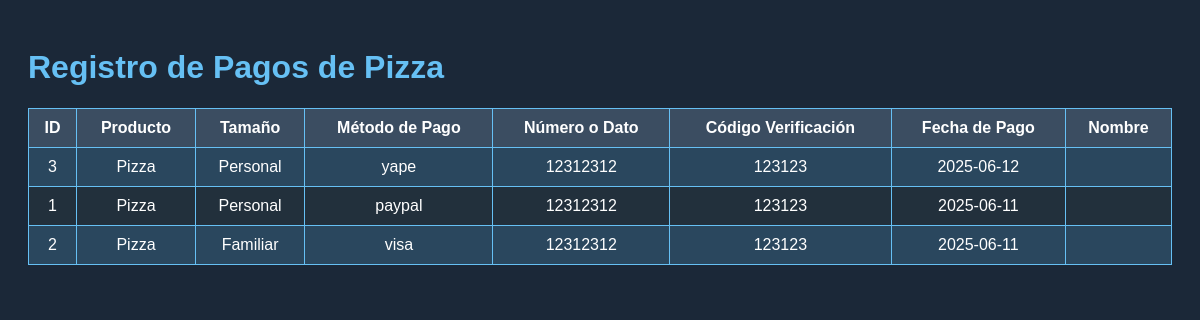
The page /ver_pagos.php on the database its author committed.
### tables this page shows
CREATE TABLE `reguistro_pizza` (
  `id` int NOT NULL,
  `producto` varchar(100) DEFAULT NULL,
  `tamaño` varchar(50) DEFAULT NULL,
  `metodo_pago` varchar(50) DEFAULT NULL,
  `numero_tarjeta_o_dato` varchar(100) DEFAULT NULL,
  `codigo_verificacion` varchar(10) DEFAULT NULL,
  `fecha_pago` date DEFAULT NULL,
  `nombre_cliente` varchar(100) DEFAULT NULL
);

### ver_pagos.php (the view, shortened to what this page needs)
<!DOCTYPE html>
<html lang="es">
<head>
</head>
<body>
    <h1>Registro de Pagos de Pizza</h1>
    <table>
        <thead>
            <tr>
                <th>ID</th>
                <th>Producto</th>
                <th>Tamaño</th>
                <th>Método de Pago</th>
                <th>Número o Dato</th>
                <th>Código Verificación</th>
                <th>Fecha de Pago</th>
                <th>Nombre</th>
            </tr>
        </thead>
        <tbody>
            <?php
            $conexion = new mysqli("localhost", "root", "", "victorino");
            $sql = "SELECT * FROM reguistro_pizza ORDER BY fecha_pago DESC";
            $resultado = $conexion->query($sql);
            if ($resultado->num_rows > 0) {
                while ($fila = $resultado->fetch_assoc()) {
                    echo "<tr>
                        <td>{$fila['id']}</td>
                        <td>{$fila['producto']}</td>
                        <td>{$fila['tamaño']}</td>
                        <td>{$fila['metodo_pago']}</td>
                        <td>{$fila['numero_tarjeta_o_dato']}</td>
                        <td>{$fila['codigo_verificacion']}</td>
                        <td>{$fila['fecha_pago']}</td>
                        <td>{$fila['nombre']}</td>
                    </tr>";
                }
            } else {
                echo "<tr><td colspan='8'>No hay registros.</td></tr>";
            }
            ?>
        </tbody>
    </table>
</body>
</html>

### ver_pagos.php (style rules this page uses)
body { font-family: Arial, sans-serif; background-color: #1b2838; color: #ffffff; padding: 20px; }
h1 { color: #66c0f4; }
table { width: 100%; border-collapse: collapse; background-color: #2a475e; border: 1px solid #66c0f4; }
th, td { border: 1px solid #66c0f4; padding: 10px; text-align: center; }
th { background-color: #3b4d61; }
tr:nth-child(even) { background-color: #22303c; }

### rows shown on the page
reguistro_pizza: id "3", producto "Pizza", tamaño "Personal", metodo_pago "yape", numero_tarjeta_o_dato "12312312", codigo_verificacion "123123", fecha_pago "2025-06-12"
reguistro_pizza: id "1", producto "Pizza", tamaño "Personal", metodo_pago "paypal", numero_tarjeta_o_dato "12312312", codigo_verificacion "123123", fecha_pago "2025-06-11"
reguistro_pizza: id "2", producto "Pizza", tamaño "Familiar", metodo_pago "visa", numero_tarjeta_o_dato "12312312", codigo_verificacion "123123", fecha_pago "2025-06-11"
